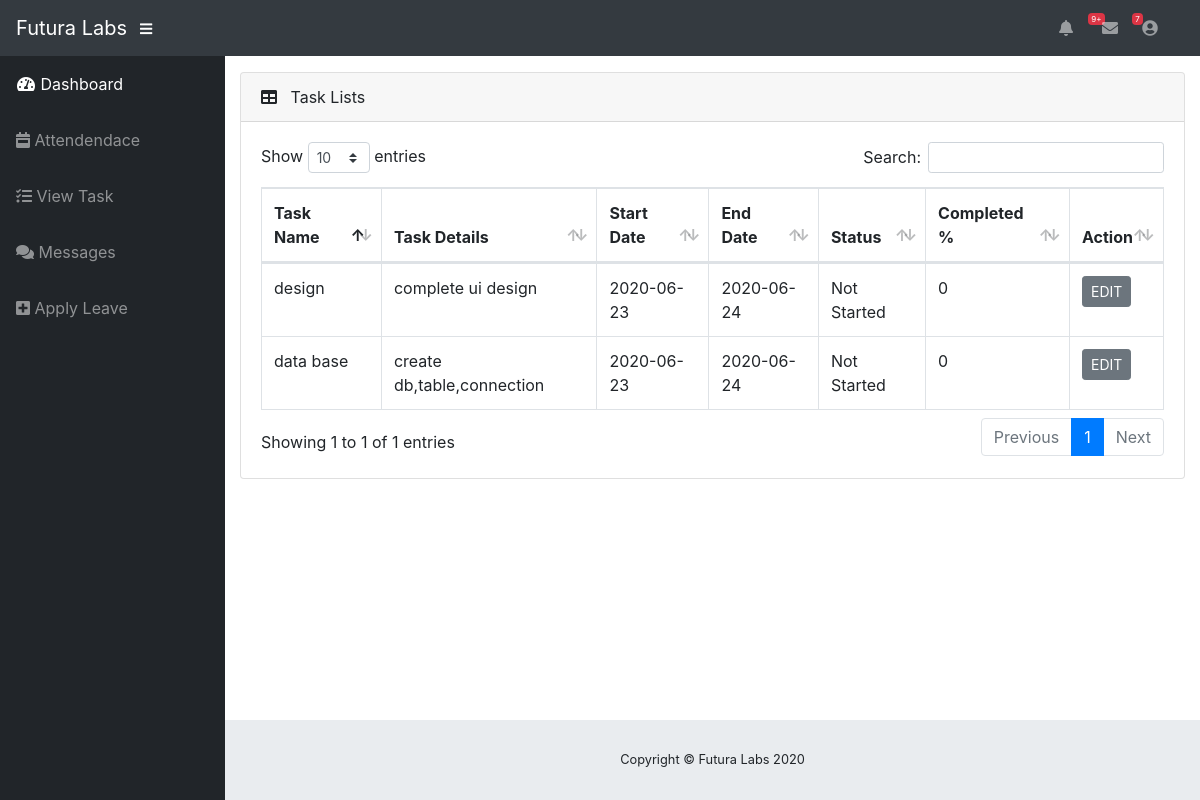
/staff/staff-task.php (signed in), run on the app's committed database.
### tables this page shows
CREATE TABLE `task` (
  `task_id` int(11) NOT NULL,
  `staff_id` int(11) NOT NULL,
  `task_type` varchar(50) NOT NULL,
  `task_name` varchar(50) NOT NULL,
  `task_details` varchar(100) NOT NULL,
  `strt_date` date NOT NULL,
  `end_date` date NOT NULL,
  `cmplt_date` date DEFAULT NULL,
  `status` varchar(30) NOT NULL DEFAULT 'Not Started',
  `completion` varchar(30) NOT NULL DEFAULT '0'
);

### staff/staff-task.php (the view)
<?php
    include 'staff-header.php';
?>
   <div class="card mb-3">
          <div class="card-header">
            <i class="fas fa-table">
            </i>&nbsp;&nbsp;&nbsp;Task Lists</div>
          <div class="card-body">
            <div class="table-responsive">
              <table class="table table-bordered" id="dataTable" width="100%" cellspacing="0">
                <thead>
                    <tr>
                        <th>Task Name</th>
                        <th>Task Details</th>
                        <th>Start Date</th>
                        <th>End Date</th>
                        <th>Status</th>
                        <th>Completed %</th>
                        <th>Action</th>
                    </tr>
                </thead>
 <?php
        $result=mysqli_query($con,"SELECT * FROM task JOIN staff ON task.staff_id=staff.staff_id Where staff.staff_id='$user'");
            while($rows=mysqli_fetch_array($result))
            {
                ?>
                <tbody>
                  <tr>
                    <td><?php echo $rows['task_name'];?></td>
                    <td><?php echo $rows['task_details'];?></td>
                    <td><?php echo $rows['strt_date'];?></td>
                    <td><?php echo $rows['end_date'];?></td>
                    <td><?php echo $rows['status'];?></td>
                    <td><?php echo $rows['completion'];?></td>
                    <td>
                      <a href="staff-edit-task.php?task_id=<?php echo $rows['task_id'];?>"><button class="btn btn-secondary btn-sm">EDIT </button></a>
                    </td>
                  </tr>
                </tbody>
                <?php
            }
            ?>
              </table>
            </div>
          </div>
        </div>
      </div>
<?php include('../footer.php');?>

### data on the page
task: task_name "design", task_details "complete ui design", strt_date "2020-06-23", end_date "2020-06-24", status "Not Started", completion "0"
task: task_name "data base", task_details "create db,table,connection", strt_date "2020-06-23", end_date "2020-06-24", status "Not Started", completion "0"
